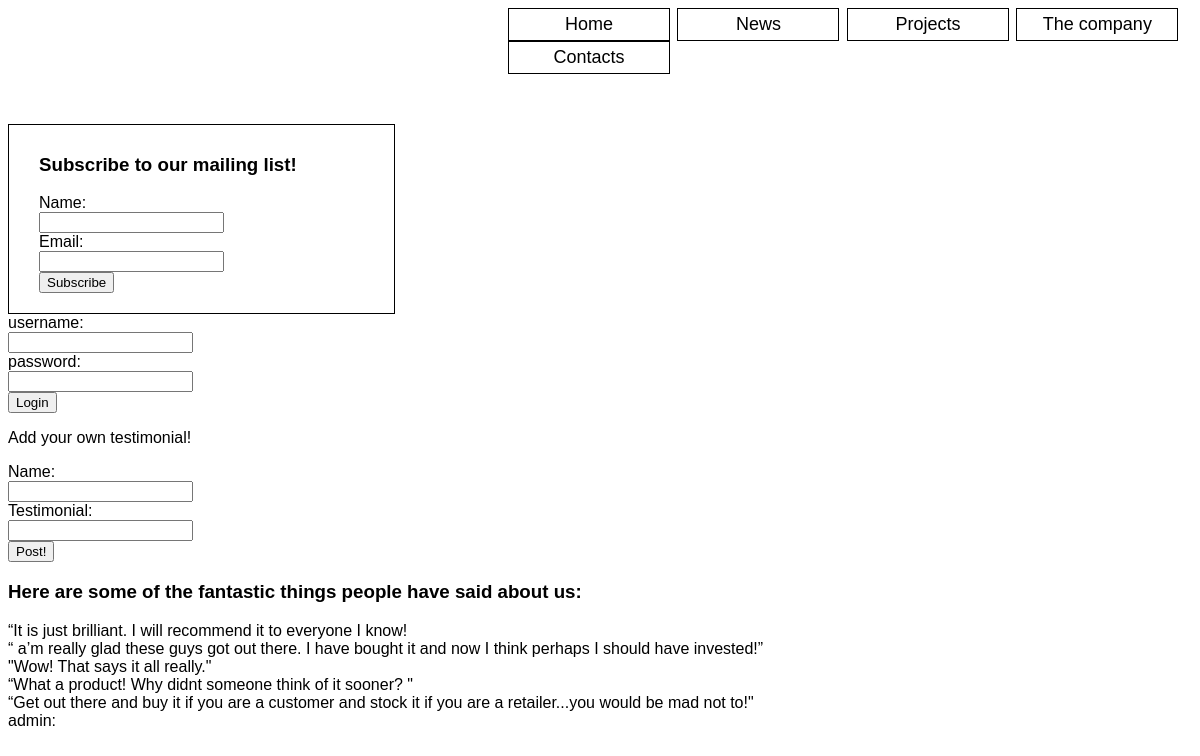
Page /contacts.php (signed in) on the committed database.
### tables this page shows
create table testimonial
   (test        varchar(255)    not null,
    id          numeric(2,0)    not null unique,
    primary key(id));

### contacts.php (the view, shortened to what this page needs)
<!DOCTYPE html>
<html>
<head>
	<link rel="stylesheet" href="main.css">
</head>
<body>
	<nav>
		<a href="index.html">
			<div>Home</div>
		</a>
		<a href="news.php">
			<div>News</div>
		</a>
		<a href="projects.html">
			<div>Projects</div>
		</a>
		<a href="company.php">
			<div>The company</div>
		</a>
		<a href="contacts.php">
			<div>Contacts</div>
		</a>
	</nav>
	<div class="feedback form">
		<h3>Subscribe to our mailing list!</h3>
		<form action="feedback.php">
			Name:<br><input type="text" id="name" name="name"><br>
			Email:<br><input type="text" id="emai1" name="email"><br>
			<input type="submit" value="Subscribe">
		</form>
	</div>
	<div class = "login_form">
		<form action="login.php" method="GET">
			username:<br><input type="text" name="username"><br>
			password:<br><input type="text" name="password"><br>
			<input type="submit" value="Login">
		</form>
	</div>
	<div class = "WallTestimonial">
		<form action="testimonial.php" method="post">
			<p> Add your own testimonial!</p>
			Name:<br><input type="text" name="username"><br>
			Testimonial:<br><input type="text" name="test"><br>
			<input type="submit" value="Post!">
		</form>
	</div>
	<div class="testimonials">
		<h3>Here are some of the fantastic things people have said about us:</h3>
		<?php
			try{
				$host = "db.ist.utl.pt";
				$user = "ist173214";
				$pass = "quhh2828";
				$dbname = $user;
				$db = new PDO("mysql:host=$host;dbname=$dbname", $user, $pass);
				$db->setAttribute(PDO::ATTR_ERRMODE, PDO::ERRMODE_EXCEPTION);
				$sql = "SELECT * FROM testimonial;";
				$result = $db->query($sql);
				foreach($result as $row){
					$text= $row['test'];
					echo($text.'<br>');
				}
			}
			catch ( PDOException $e){
			}
			echo $_SESSION['username'];
			echo ": ";
		?>
	</div>
</body>
</html>

### main.css (style rules this page uses)
* { font-family: sans-serif; color: black; }
nav { margin-left: 500px; margin-bottom: 50px; }
nav > a { text-decoration: none; }
nav > a > div { font-size: 18px; display: inline-block; border: 1px solid black; padding: 5px; margin-right: 3px; text-align: center; width: 150px; }
.form { width: 30%; border: 1px solid black; position: relative; display: inline-block; }
.feedback { padding: 10px 0 20px 30px; }

### rows in the picture
testimonial: test "“It is just brilliant. I will recommend it to everyone I know!"
testimonial: test "“ a’m really glad these guys got out there. I have bought it and now I think perhaps I should have invested!”"
testimonial: test "\"Wow! That says it all really.\""
testimonial: test "“What a product! Why didnt someone think of it sooner? \""
testimonial: test "“Get out there and buy it if you are a customer and stock it if you are a retailer...you would be mad not to!\""

### other values in the picture
$_SESSION['username'] "admin"
